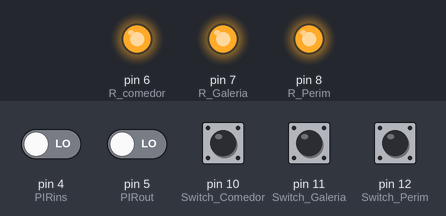
Recording of a sketch running on a simulated Arduino Uno, built with avr-gcc and run on an emulated ATmega328P. On the bench: output pins drawn as LEDs (lit = HIGH). Inputs (shaded band) come from the test bench; at power-on: pin 4 (PIRins), pin 5 (PIRout), pin 10 (Switch_Comedor), pin 11 (Switch_Galeria), pin 12 (Switch_Perim) LOW. What the sketch prints to the serial monitor is not drawn.

Above: at 1.2 s.
1.3 s: pin 4 (PIRins) driven HIGH
At 2.1 s:
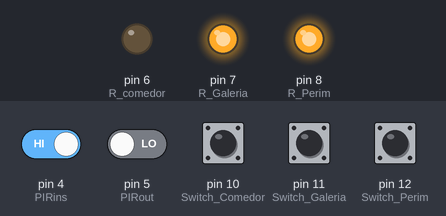
2.8 s: pin 5 (PIRout) driven HIGH
At 3.2 s:
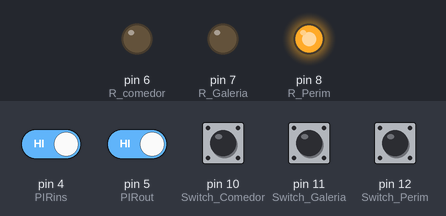
4.3 s: pin 12 (Switch_Perim) pulled HIGH for 0.15 s
At 4.37 s:
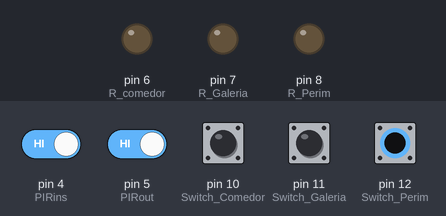
5.9 s: pin 4 (PIRins) driven LOW
At 6.8 s:
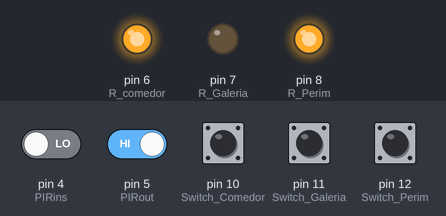
7.4 s: pin 12 (Switch_Perim) pulled HIGH for 1 s
At 7.9 s:
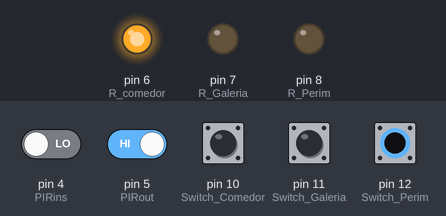
9.9 s: pin 5 (PIRout) driven LOW
At 11.0 s:
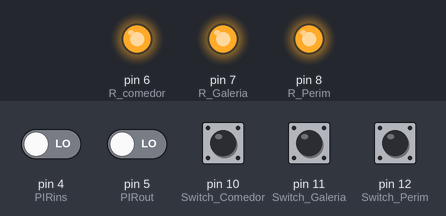
Timing chart, 0 to 12.4 s (numbered marks = the images above; inputs shaded):
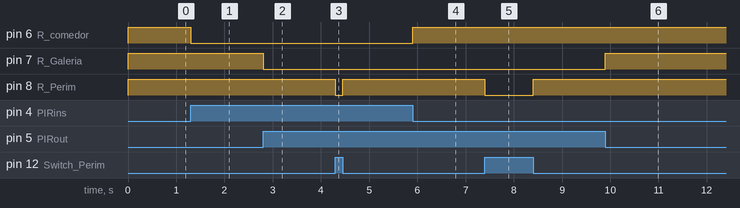

The sketch:

mordor.ino
```cpp
// Example testing sketch for various DHT humidity/temperature sensors
// Written by ladyada, public domain

//#include "DHT.h"
//
//// Temperature sensors
//#define DHTout 2     // Outside sensor
//#define DHTins 3     // Inside sensor
//#define DHTTYPE DHT11   // DHT 11

// PIR sensor inside

int Switch_Comedor = 10;   // override swith for R_Comedor

int R_comedor = 6;
int PIRins = 4;
int motion1Detect= 0;
int manual1Switch = 0;

// PIR sensor outside

int Switch_Galeria = 11;   // override swith for R_Galeria

int R_Galeria = 7;
int PIRout = 5;
int motion2Detect= 0;
int manual2Switch = 0;

int Switch_Perim = 12;   // override swith for R_Perim

int R_Perim = 8;
int manual3Switch = 0;


// NOTE: If using a board with 3.3V logic like an Arduino Due connect pin 1
// to 3.3V instead of 5V!

//DHT dhtout(DHTout, DHTTYPE);
//DHT dhtins(DHTins, DHTTYPE);

void setup() {
  Serial.begin(9600);
  Serial.println("DHTxx test!");
//
//  dhtout.begin();
//  dhtins.begin();


// PIR sensor inside
pinMode(R_comedor, OUTPUT);
pinMode(PIRins, INPUT);
pinMode(Switch_Comedor, INPUT);
digitalWrite(R_comedor, HIGH);

// PIR sensor outside
pinMode(R_Galeria, OUTPUT);
pinMode(PIRout, INPUT);
pinMode(Switch_Galeria, INPUT);
digitalWrite(R_Galeria, HIGH);

pinMode(R_Perim, OUTPUT);
pinMode(Switch_Perim, INPUT);
digitalWrite(R_Perim, HIGH);

}

void loop() {
//  delay(2000); // Wait a few seconds between measurements.

//
//  float h_out = dhtout.readHumidity();
//  float h_ins = dhtins.readHumidity();
//  // Read temperature as Celsius (the default)
//  float t_out = dhtout.readTemperature();
//  float t_ins = dhtins.readTemperature();
//
//  if (isnan(h_out) || isnan(t_out) || isnan(h_ins) || isnan(t_ins)) {
//    Serial.println("Failed to read from DHT sensor!");
//    return;
//  }
//


//// Temperature sensor
//  Serial.print("Outside Humidity: ");
//  Serial.print(h_out);
//  Serial.print(" %\t");
//  Serial.print("Ourside Temperature: ");
//  Serial.print(t_out);
//  Serial.print(" *C \t");
//    Serial.print("Outside Humidity: ");
//  Serial.print(h_ins);
//  Serial.print(" %\t");
//  Serial.print("Ourside Temperature: ");
//  Serial.print(t_ins);
//  Serial.println(" *C \t");

// PIR Sensor inside

manual1Switch = digitalRead (Switch_Comedor);

motion1Detect = digitalRead(PIRins);
if (motion1Detect == HIGH)
     {
     digitalWrite(R_comedor, LOW);
     // delay (180000); //Optional 3 minute delayed off
     // digitalWrite(R_comedor, LOW);
     }

else if (manual1Switch == HIGH) // Manual On
{
  digitalWrite(R_comedor, LOW);
}
else // Manual Off

{
  digitalWrite(R_comedor, HIGH);
}

// PIR Sensor outside

manual2Switch = digitalRead (Switch_Galeria);

motion2Detect = digitalRead(PIRout);
if (motion2Detect == HIGH)
     {
     digitalWrite(R_Galeria, LOW);
     // delay (180000); //Optional 3 minute delayed off
     // digitalWrite(R_comedor, LOW);
     }

else if (manual2Switch == HIGH) // Manual On
{
  digitalWrite(R_Galeria, LOW);
}
else // Manual Off

{
  digitalWrite(R_Galeria, HIGH);
}

manual3Switch = digitalRead(Switch_Perim);

if (manual3Switch == HIGH) // Manual On
{
  digitalWrite(R_Perim, LOW);
}
else // Manual Off

{
  digitalWrite(R_Perim, HIGH);
}


////

////


}
```

Measured:
- after the input at 1.3 s, pin 6 (R_comedor): HIGH → LOW at once
- after the input at 2.8 s, pin 7 (R_Galeria): HIGH → LOW at once
- after the input at 4.3 s, pin 8 (R_Perim): HIGH → LOW at once, → HIGH 0.15 s later
- after the input at 5.9 s, pin 6 (R_comedor): LOW → HIGH at once
- after the input at 7.4 s, pin 8 (R_Perim): HIGH → LOW at once, → HIGH 1.0 s later
- after the input at 9.9 s, pin 7 (R_Galeria): LOW → HIGH at once
